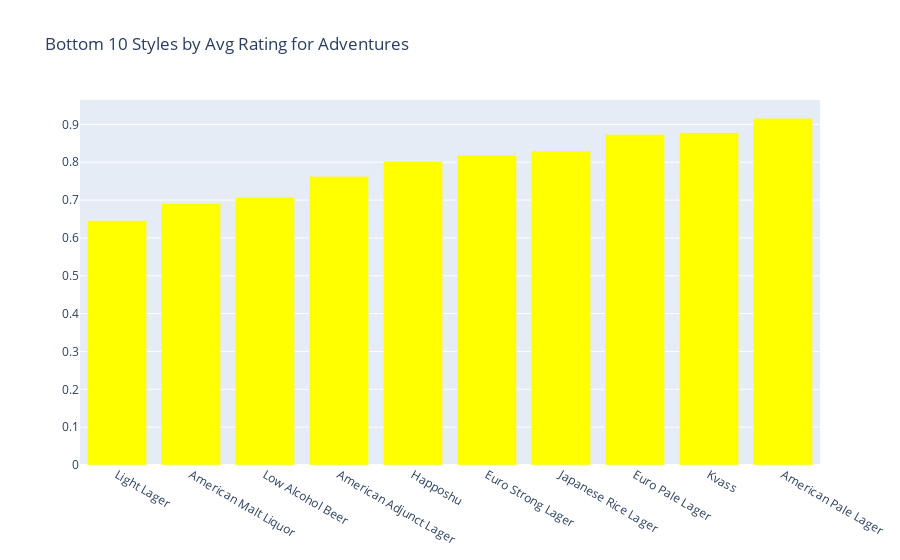

The notebook cell this image was saved under:
### Markdown cell above
### Analysis:
Conformist, explorers and expert-like rate style of beers similarly compared to their average rating. It seems like they all agree that "Geuze", a belgian style of beer, is the best style overall.  
The only category that doesn't agree with this consensus is the adventurers. The Gueuzes are ranked 11 in their ranking. Their prefered style is quadrupel, which is also belgian and it's not the most common type of beer (at least for Americans).

### Code cell
# take 10 least liked beers for adventures
adv_ratings_by_style_bottom10 = adv_ratings_by_style.tail(10)

# sort in ascending order
adv_ratings_by_style_bottom10 = adv_ratings_by_style_bottom10.sort_values(by='rating', ascending=True)

# create interactive plot to show the 10 least liked beers for adventures
fig = go.Figure()

fig.add_trace(go.Bar(
    x=adv_ratings_by_style_bottom10.index,
    y=adv_ratings_by_style_bottom10["norm_rating"].values,
    name='ADV',
    marker_color='#FFFF00'
))

# Change the bar mode
fig.update_layout(barmode='group', title="Bottom 10 Styles by Avg Rating for Adventures")
fig.show()

### Figure 1 — Plotly figure (JSON) as saved in the notebook; plotly's stock layout.template omitted (floating-point values rounded to 4 significant figures)
{"data": [{"marker": {"color": "#FFFF00"}, "name": "ADV", "type": "bar", "x": ["Light Lager", "American Malt Liquor", "Low Alcohol Beer", "American Adjunct Lager", "Happoshu", "Euro Strong Lager", "Japanese Rice Lager", "Euro Pale Lager", "Kvass", "American Pale Lager"], "y": [0.6462, 0.6909, 0.7076, 0.7627, 0.8021, 0.8182, 0.8297, 0.873, 0.878, 0.9162]}], "layout": {"barmode": "group", "title": {"text": "Bottom 10 Styles by Avg Rating for Adventures"}}}
